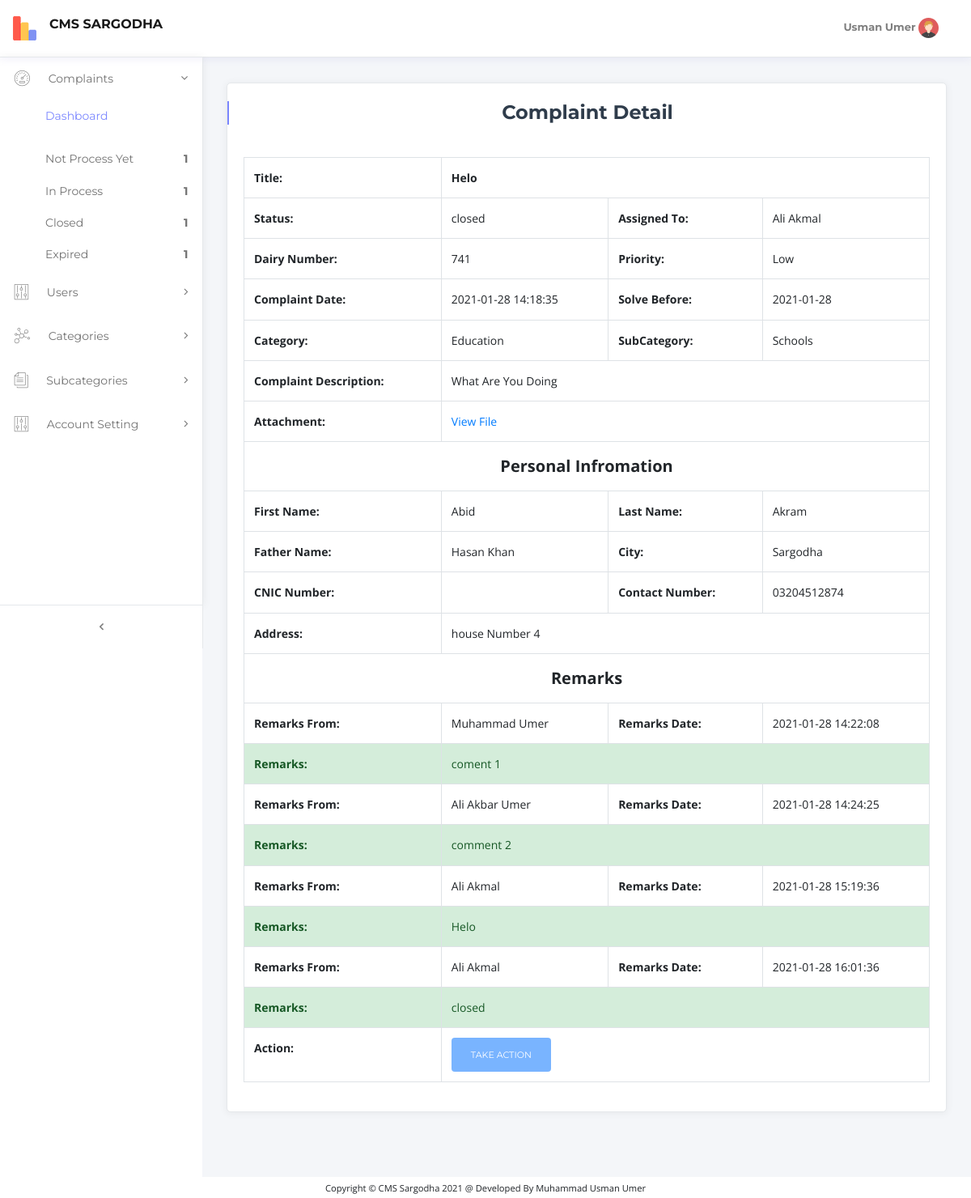
The app's page /complaintdetail.php?C_ID=21 (signed in) with its own data.
### tables this page shows
CREATE TABLE `complaint` (
  `complaint_id` int(255) NOT NULL,
  `complainttitle` varchar(255) NOT NULL,
  `dairynumber` int(255) NOT NULL,
  `firstname` varchar(255) NOT NULL,
  `lastname` varchar(255) NOT NULL,
  `fathername` varchar(255) NOT NULL,
  `contactno` varchar(255) NOT NULL,
  `address` varchar(255) NOT NULL,
  `priority` varchar(255) NOT NULL,
  `lastdatetoreply` date NOT NULL,
  `description` varchar(255) NOT NULL,
  `category_id` int(255) NOT NULL,
  `subcategory_id` int(255) NOT NULL,
  `date` datetime NOT NULL DEFAULT current_timestamp(),
  `user_id` int(255) NOT NULL,
  `city` varchar(255) NOT NULL,
  `attachment` varchar(255) NOT NULL,
  `cnicno` varchar(255) NOT NULL,
  `status` varchar(255) DEFAULT NULL
);

CREATE TABLE `user` (
  `user_id` int(255) NOT NULL,
  `username` varchar(255) NOT NULL,
  `firstname` varchar(255) NOT NULL,
  `lastname` varchar(255) NOT NULL,
  `email` varchar(255) NOT NULL,
  `contactno` varchar(255) NOT NULL,
  `city` varchar(255) NOT NULL,
  `usertype` varchar(255) NOT NULL,
  `role` varchar(255) NOT NULL,
  `password` varchar(255) NOT NULL
);

CREATE TABLE `category` (
  `category_id` int(255) NOT NULL,
  `categoryname` varchar(255) NOT NULL
);

CREATE TABLE `subcategory` (
  `subcategory_id` int(255) NOT NULL,
  `subcategoryname` varchar(255) NOT NULL,
  `category_id` int(11) NOT NULL
);

CREATE TABLE `city` (
  `city_id` int(255) NOT NULL,
  `cityname` varchar(255) NOT NULL
);

CREATE TABLE `complaintremarks` (
  `remarks_id` int(255) NOT NULL,
  `remarks` varchar(255) NOT NULL,
  `date` datetime NOT NULL DEFAULT current_timestamp(),
  `status` varchar(255) NOT NULL,
  `complaint_id` int(255) NOT NULL,
  `user` varchar(255) NOT NULL
);

### config/dbconfig.php (called while the page is built, shortened)
<?php
    require_once('./config/operationssubcategory.php');
    require_once('./config/operationscomplaint.php');
    require_once('./config/operationscomplaintremarks.php');
    class dbconfig
    {
        public function db_connect()
        {
            $this->connection = mysqli_connect('localhost','root','','cms_sgd');
        }
    }
?>

### config/operationscomplaintremarks.php (called while the page is built, shortened)
<?php
    require_once('./config/dbconfig.php');
    $db = new dbconfig();
    class operationscomplaintremarks extends dbconfig
    {
        public function get_record($id)
        {
            global $db;
            $sql = "SELECT * FROM `complaintremarks` WHERE complaint_id=$id";
            $data = mysqli_query($db->connection,$sql);
            return $data;
        }
    }
?>

### config/operationscomplaint.php (called while the page is built, shortened)
<?php
    require_once('./config/dbconfig.php');
    $db = new dbconfig();
    class operationscomplaint extends dbconfig
    {
                    ?> <script>
                <?php }
        public function get_record($id)
        {
            global $db;
            $sql = "select complaint.*, user.firstname as fname, user.lastname as lname, city.* , category.* , subcategory.* from complaint join user on user.user_id=complaint.user_id join category on category.category_id=complaint.category_id JOIN subcategory on subcategory.subcategory_id=complaint.subcategory_id join city on city.city_id=complaint.city where complaint.complaint_id='$id' ";
            $data = mysqli_query($db->connection,$sql);
            return $data;
        }
    }
?>

### complaintdetail.php (the view, shortened to what this page needs)
<?php
require_once('./config/dbconfig.php');
if(isset($_GET['C_ID'])){
$db = new operationscomplaint();
$db2 = new operationscomplaintremarks();
$id=$_GET['C_ID'];
$result=$db->get_record($id);
}else{
    header("location:index.php");
}
require_once("header.php");
$result2=$db2->get_record($id);
?>
<div class="content-wrapper">
    <div class="container-fluid">
<div class="card card-shadow mb-4">
                        <div class="card-header border-0">
                            <div class="custom-title-wrap bar-primary">
                            <div class="custom-title text-center"><h3>Complaint Detail</h3></div>
                            </div>
                        </div>
                        <div class="card-body">
                            <table class="table table-bordered">
                                <tbody>
                                <tr>
                                    <th>Title:</th>
                                    <th scope="col" colspan="3" ><?php echo $data['complainttitle']; ?></th>
                                </tr>
                                <tr>
                                     <th  >Status:</th>
                                    <td ><?php if($data['status']==NULL)
											{ echo "Not Process Yet";
                                            } else {
										 echo $data['status'];
										 }?></td>
                                    <th  >Assigned To:</th>
                                    <td ><?php echo $data['fname']." ".$data['lname']; ?></td>
                                </tr>
                                <tr>
                                    <th>Dairy Number:</th>
                                    <td><?php echo $data['dairynumber']; ?></td>
                                    <th>Priority:</th>
                                    <td><?php echo $data['priority']; ?></td>
                                </tr>
                                <tr>
                                     <th>Complaint Date:</th>
                                    <td><?php echo $data['date']; ?></td>
                                    <th>Solve Before:</th>
                                    <td><?php echo $data['lastdatetoreply']; ?></td>
                                </tr>
                                <tr>
                                     <th>Category:</th>
                                    <td><?php echo $data['categoryname']; ?></td>
                                    <th>SubCategory:</th>
                                    <td><?php echo $data['subcategoryname']; ?></td>
                                </tr>
                                <tr>
                                     <th colspan="1" >Complaint Description:</th>
                                    <td colspan="3"><?php echo $data['description']; ?></td>
                                </tr>
                                <tr>
                                     <th colspan="1" >Attachment:</th>
                                    <td colspan="3"><?php $cfile=$data['attachment'];
                                            if($cfile=="" || $cfile=="NULL")
                                            {
                                            echo "File NA";
                                            }
                                            else{?>
                                            <a href="<?php echo ($data['attachment']);?>" target="_blank"> View File</a>
                                            <?php } ?>
                                    </td>
                                </tr>
                                <tr>
                                   <b> <th colspan="4" style="text-align:center; font-size:20px">Personal Infromation</th></b>
                                </tr>
                                <tr>
                                     <th> First Name:</th>
                                    <td><?php echo $data['firstname']; ?></td>
                                    <th>Last Name:</th>
                                    <td><?php echo $data['lastname']; ?></td>
                                </tr>
                                <th>Father Name:</th>
                                    <td><?php echo $data['fathername']; ?></td>
                                     <th>City:</th>
                                    <td><?php
                                    echo $data['cityname'];
                                    ?></td>
                                <tr>
                                     <th>CNIC Number:</th>
                                    <td><?php echo $data['cnicno']; ?></td>
                                    <th>Contact Number:</th>
                                    <td><?php echo $data['contactno']; ?></td>
                                </tr>
                                <tr>
                                     <th colspan="1" >Address:</th>
                                    <td colspan="3"><?php echo $data['address']; ?></td>
                                </tr>
                                <tr>
                                   <b> <th colspan="4" style="text-align:center; font-size:20px">Remarks</th></b>
                                </tr>
                                <?php
                               $con= mysqli_connect('localhost','root','','cms_sgd');
               $query="SELECT * FROM `complaintremarks` WHERE complaint_id='$id'";
               $result123 = mysqli_query($con, $query);
                                while($dataremarks = mysqli_fetch_assoc($result123) )
                                {
                                 ?>
                                  <tr>
                                     <th  >Remarks From:</th>
                                    <td><?php echo $dataremarks['user']; ?></td>
                                    <th  >Remarks Date:</th>
                                    <td><?php echo $dataremarks['date']; ?></td>
                                </tr>
                                <tr  class="alert alert-success" >
                                     <th colspan="1" >Remarks:</th>
                                    <td colspan="3"><?php echo $dataremarks['remarks']; ?></td>
                                </tr>
                                 <?php
                                 }
                                ?>
                                 <tr>
                                     <th colspan="1" >Action:</th>
                                    <td colspan="3"><?php if($data['status']=="closed" || $_SESSION["role"]=="Entery Operator"){?>
                                        <button type="button" class="btn btn-primary" disabled>Take Action</button>
                               <?php     } else {?>
                             <a href="action.php?C_ID=<?php echo $data["complaint_id"];  ?>">   <button type="button" class="btn btn-primary">Take Action</button></td>
                                <?php } ?>
                            </td>
                                </tr>
                                </tbody>
                            </table>
                        </div>
                    </div>
                    </div>
                    </div>
<?php
require_once("footer.php");
?>

### records on screen
complaint: complainttitle "Helo", status "closed", user.firstname "Ali", user.lastname "Akmal", dairynumber "741", priority "Low", date "2021-01-28 14:18:35", lastdatetoreply "2021-01-28", category.categoryname "Education", subcategory.subcategoryname "Schools", description "What Are You Doing", firstname "Abid", lastname "Akram", fathername "Hasan Khan", city.cityname "Sargodha", contactno "03204512874", address "house Number 4"
complaintremarks: user "Muhammad Umer", date "2021-01-28 14:22:08", remarks "coment 1"
complaintremarks: user "Ali Akbar Umer", date "2021-01-28 14:24:25", remarks "comment 2"
complaintremarks: user "Ali Akmal", date "2021-01-28 15:19:36", remarks "Helo"
complaintremarks: user "Ali Akmal", date "2021-01-28 16:01:36", remarks "closed"

### other values on screen
$result3 "1"
$result "1"
$result2 "1"
$result4 "1"
$_SESSION["username"] "Usman Umer"
